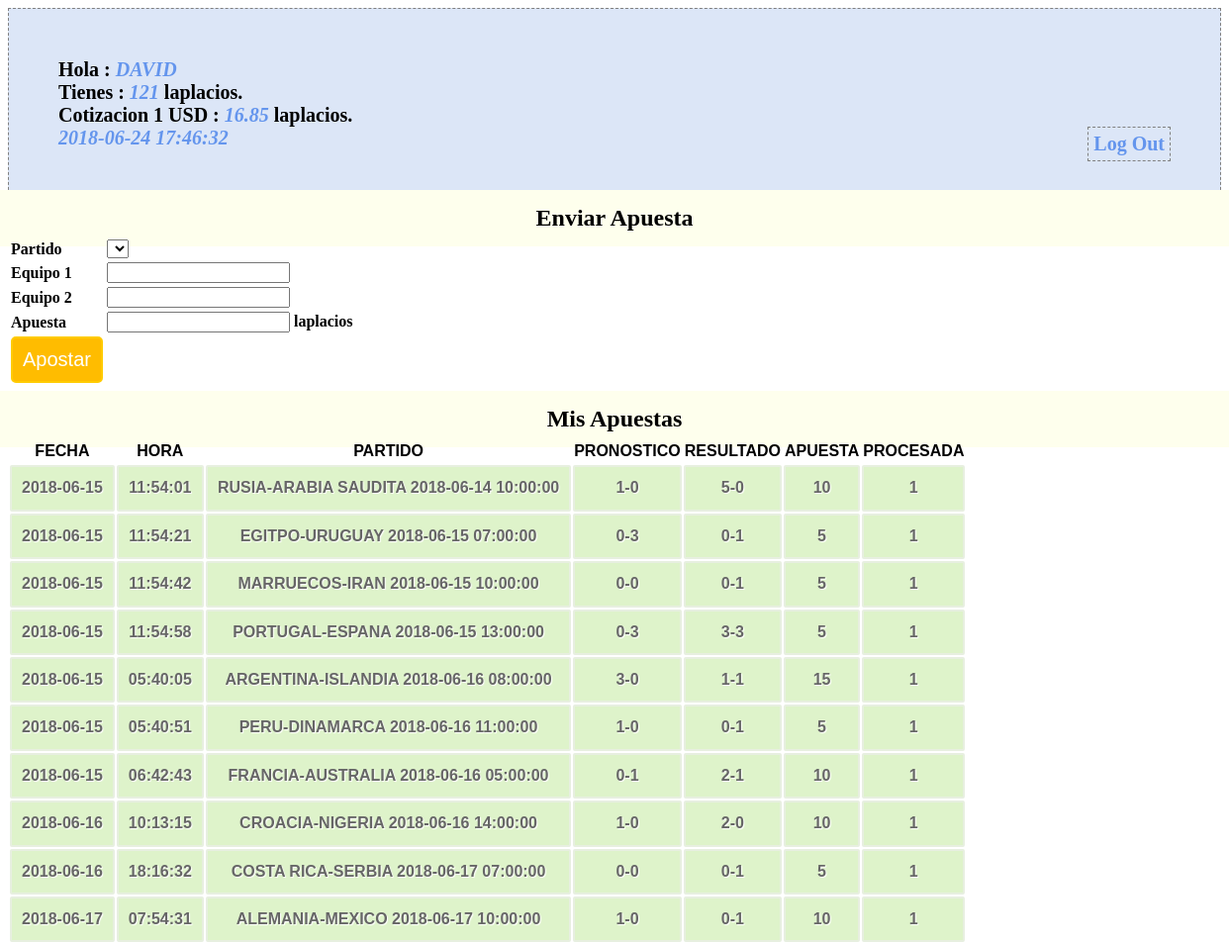
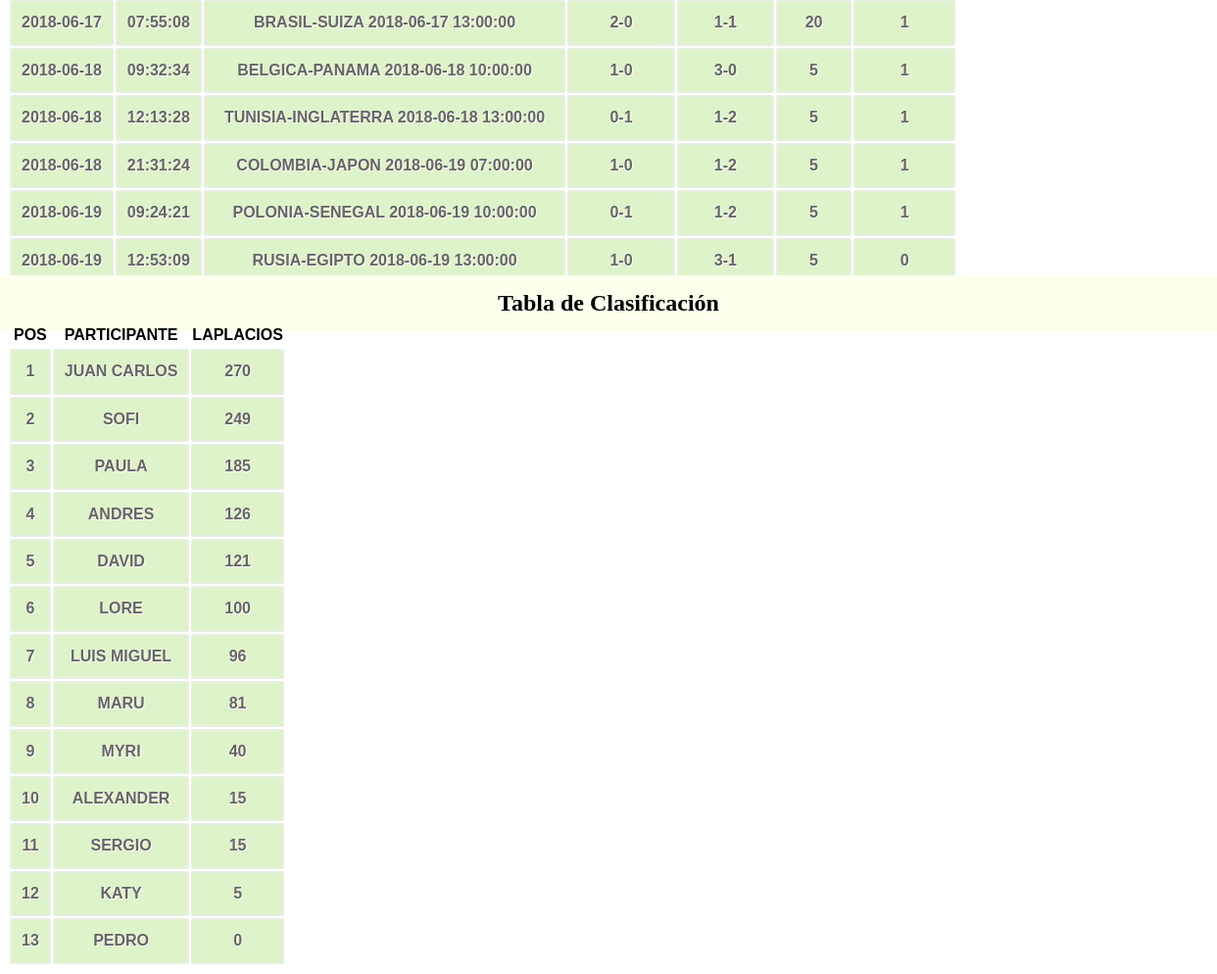
Page /profile.php (signed in) on the committed database (2 pictures, top to bottom).
### tables this page shows
CREATE TABLE `participantes` (
  `id_participante` bigint(20) unsigned NOT NULL AUTO_INCREMENT COMMENT 'id participante',
  `nombre` varchar(60) NOT NULL COMMENT 'nombre participante',
  `saldo` int(11) NOT NULL COMMENT 'valor del saldo',
  `passwd` varchar(10) NOT NULL,
  PRIMARY KEY (`id_participante`),
  UNIQUE KEY `id_participante` (`id_participante`)
);

CREATE TABLE `banco_central_laplacio` (
  `total_laplacios` int(11) NOT NULL,
  `total_dolares` int(11) NOT NULL,
  `reserva` int(11) NOT NULL,
  `impresos` int(11) NOT NULL,
  `cotizacion` float NOT NULL
);

CREATE TABLE `apuestas` (
  `id_apuesta` bigint(20) unsigned NOT NULL AUTO_INCREMENT,
  `id_participante` bigint(20) NOT NULL,
  `id_partido` bigint(20) NOT NULL,
  `apuesta_equipo_1` int(11) NOT NULL,
  `apuesta_equipo_2` int(11) NOT NULL,
  `apuesta_valor` int(11) NOT NULL,
  `apuesta_fecha` date NOT NULL,
  `apuesta_hora` time NOT NULL,
  `procesada` tinyint(1) DEFAULT NULL,
  PRIMARY KEY (`id_apuesta`),
  UNIQUE KEY `id_apuesta` (`id_apuesta`)
);

CREATE TABLE `partidos` (
  `id_partido` bigint(20) unsigned NOT NULL AUTO_INCREMENT,
  `equipo_1` varchar(50) NOT NULL,
  `equipo_2` varchar(50) NOT NULL,
  `fecha` date NOT NULL,
  `hora` time NOT NULL,
  `resultado_equipo_1` int(11) DEFAULT NULL,
  `resultado_equipo_2` int(11) DEFAULT NULL,
  `revisado` tinyint(1) DEFAULT NULL,
  PRIMARY KEY (`id_partido`),
  UNIQUE KEY `id_partido` (`id_partido`)
);

### conn.php (called while the page is built, shortened)
<?php
$connection = mysql_connect("localhost", "laplacios2018", "");
$user_check=$_SESSION['login_user'];
$ses_sql=mysql_query("select id_participante,nombre,saldo from participantes where nombre='$user_check'", $connection);
$row = mysql_fetch_assoc($ses_sql);
$login_session =$row['nombre'];
$login_id = $row['id_participante'];
$login_saldo = $row['saldo'];
?>

### session.php (called while the page is built, shortened)
<?php
require_once('conn.php');
$current_date = date('Y-m-d');
$current_time = date('H:i:s');
$bets_query=mysql_query("select * from apuestas where id_participante='$login_id'");
$leader_query= mysql_query("select nombre,saldo from participantes order by saldo desc");
$total_banco_prev_query = mysql_query("SELECT * FROM banco_central_laplacio WHERE 1");
$total_banco_prev_row = mysql_fetch_array($total_banco_prev_query);
?>

### profile.php (the view, shortened to what this page needs)
<?php
include('session.php');
?>
<!DOCTYPE html>
<html>
<head>
<link href="style.css" rel="stylesheet" type="text/css">
</head>
<body>
<div id="profile">
<b id="welcome">Hola : <i><?php echo $login_session;?></i></b><br/>
<b>Tienes : <i><?php echo $login_saldo;?></i> laplacios.</b><br/>
<b>Cotizacion 1 USD : <i><?php echo $total_banco_prev_row[4];?></i> laplacios.</b><br/>
<b><i><?php echo $current_date.' '.$current_time; ?></i>
<b id="logout"><a href="logout.php">Log Out</a></b>
</div>
<div>
  <h2>Enviar Apuesta</h2>
  <form id="form" name="form" method="post" action="">
  <table>
    <tr>
      <td>Partido</td>
      <td>
        <select name="id_partido">
          <?php
          echo "</select>";
          ?>
      </td>
    </tr>
    <tr>
      <td>Equipo 1</td>
      <td><input id="number" min="0" step="1" type="number" name="apuesta_equipo_1" /></td>
    </tr>
    <tr>
      <td>Equipo 2</td>
      <td><input id="number" min="0" step="1" type="number" name="apuesta_equipo_2" /></td>
    </tr>
    <tr>
      <td>Apuesta</td>
      <td><input id="number" min="0" step="1" type="number" name="apuesta_valor" /> laplacios</td>
    </tr>
    <tr>
      <td><input type="submit" name="submit" id="submit" value="Apostar" /></td>
    </tr>
  </table>
  </form>
</div>
<div class="">
  <h2>Mis Apuestas</h2>
  <table class="table1">
    <thead>
      <tr>
        <th>FECHA</th>
        <th>HORA</th>
        <th>PARTIDO</th>
        <th>PRONOSTICO</th>
        <th>RESULTADO</th>
        <th>APUESTA</th>
        <th>PROCESADA</th>
      </tr>
    </thead>
    <tbody>
    <?php
      while($bet = mysql_fetch_array($bets_query)){
        $g_query = mysql_query("select * from partidos where id_partido='$bet[2]'");
        $g_row = mysql_fetch_array($g_query);
        $match = $g_row[1].'-'.$g_row[2].' '.$g_row[3].' '.$g_row[4];
        $pron = $bet[3].'-'.$bet[4];
        $resultado = $g_row[5].'-'.$g_row[6];
        echo '<tr><td>'.$bet[6].'</td>'.'<td>'.$bet[7].'</td>'.'<td>'.$match.'</td>'.'<td>'.$pron.'</td><td>'.$resultado.'</td><td>'.$bet[5].'</td><td>'.$bet[8].'</td></tr>';
      }
    ?>
    </tbody>
  </table>
</div>
<div class="">
  <h2>Tabla de Clasificación</h2>
  <table class="table1">
    <thead>
      <tr>
        <th>POS</th>
        <th>PARTICIPANTE</th>
        <th>LAPLACIOS</th>
      </tr>
    </thead>
    <tbody>
      <?php
      $indice=1;
      while ($participant = mysql_fetch_array($leader_query)){
        echo '<tr><td>'.$indice.'</td><td>'.$participant[0].'</td><td>'.$participant[1].'</td></tr>';
        $indice = $indice+1;
      }
      ?>
    </tbody>
  </table>
</div>
</body>

### style.css (style rules this page uses)
h2 { background-color:#FEFFED; text-align:center; border-radius:10px 10px 0 0; margin:-10px -40px; padding:15px }
input[type=submit] { width:100%; background-color:#FFBC00; color:#fff; border:2px solid #FFCB00; padding:10px; font-size:20px; cursor:pointer; border-radius:5px; margin-bottom:15px }
#profile { padding:50px; border:1px dashed grey; font-size:20px; background-color:#DCE6F7 }
#logout { float:right; padding:5px; border:dashed 1px gray }
a { text-decoration:none; color:#6495ed }
i { color:#6495ed }
table.table1 { font-family: "Trebuchet MS", sans-serif; font-size: 16px; font-weight: bold; line-height: 1.4em; font-style: normal; border-collapse:separate; }
.table1 tbody td { padding:10px; text-align:center; background-color:#DEF3CA; border: 2px solid #E7EFE0; -moz-border-radius:2px; -webkit-border-radius:2px; border-radius:2px; color:#666; text-shadow:1px 1px 1px #fff; }

### rows in the picture
participantes: nombre "DAVID", saldo "121"
banco_central_laplacio: cotizacion "16.85"
apuestas: apuesta_fecha "2018-06-15", apuesta_hora "11:54:01", id_partido.hora "RUSIA-ARABIA SAUDITA 2018-06-14 10:00:00", pron "1-0", id_partido.resultado_equipo_2 "5-0", apuesta_valor "10", procesada "1"
apuestas: apuesta_fecha "2018-06-15", apuesta_hora "11:54:21", id_partido.hora "EGITPO-URUGUAY 2018-06-15 07:00:00", pron "0-3", id_partido.resultado_equipo_2 "0-1", apuesta_valor "5", procesada "1"
apuestas: apuesta_fecha "2018-06-15", apuesta_hora "11:54:42", id_partido.hora "MARRUECOS-IRAN 2018-06-15 10:00:00", pron "0-0", id_partido.resultado_equipo_2 "0-1", apuesta_valor "5", procesada "1"
apuestas: apuesta_fecha "2018-06-15", apuesta_hora "11:54:58", id_partido.hora "PORTUGAL-ESPANA 2018-06-15 13:00:00", pron "0-3", id_partido.resultado_equipo_2 "3-3", apuesta_valor "5", procesada "1"
apuestas: apuesta_fecha "2018-06-15", apuesta_hora "05:40:05", id_partido.hora "ARGENTINA-ISLANDIA 2018-06-16 08:00:00", pron "3-0", id_partido.resultado_equipo_2 "1-1", apuesta_valor "15", procesada "1"
apuestas: apuesta_fecha "2018-06-15", apuesta_hora "05:40:51", id_partido.hora "PERU-DINAMARCA 2018-06-16 11:00:00", pron "1-0", id_partido.resultado_equipo_2 "0-1", apuesta_valor "5", procesada "1"
apuestas: apuesta_fecha "2018-06-15", apuesta_hora "06:42:43", id_partido.hora "FRANCIA-AUSTRALIA 2018-06-16 05:00:00", pron "0-1", id_partido.resultado_equipo_2 "2-1", apuesta_valor "10", procesada "1"
apuestas: apuesta_fecha "2018-06-16", apuesta_hora "10:13:15", id_partido.hora "CROACIA-NIGERIA 2018-06-16 14:00:00", pron "1-0", id_partido.resultado_equipo_2 "2-0", apuesta_valor "10", procesada "1"
apuestas: apuesta_fecha "2018-06-16", apuesta_hora "18:16:32", id_partido.hora "COSTA RICA-SERBIA 2018-06-17 07:00:00", pron "0-0", id_partido.resultado_equipo_2 "0-1", apuesta_valor "5", procesada "1"
apuestas: apuesta_fecha "2018-06-17", apuesta_hora "07:54:31", id_partido.hora "ALEMANIA-MEXICO 2018-06-17 10:00:00", pron "1-0", id_partido.resultado_equipo_2 "0-1", apuesta_valor "10", procesada "1"
apuestas: apuesta_fecha "2018-06-17", apuesta_hora "07:55:08", id_partido.hora "BRASIL-SUIZA 2018-06-17 13:00:00", pron "2-0", id_partido.resultado_equipo_2 "1-1", apuesta_valor "20", procesada "1"
apuestas: apuesta_fecha "2018-06-18", apuesta_hora "09:32:34", id_partido.hora "BELGICA-PANAMA 2018-06-18 10:00:00", pron "1-0", id_partido.resultado_equipo_2 "3-0", apuesta_valor "5", procesada "1"
apuestas: apuesta_fecha "2018-06-18", apuesta_hora "12:13:28", id_partido.hora "TUNISIA-INGLATERRA 2018-06-18 13:00:00", pron "0-1", id_partido.resultado_equipo_2 "1-2", apuesta_valor "5", procesada "1"
apuestas: apuesta_fecha "2018-06-18", apuesta_hora "21:31:24", id_partido.hora "COLOMBIA-JAPON 2018-06-19 07:00:00", pron "1-0", id_partido.resultado_equipo_2 "1-2", apuesta_valor "5", procesada "1"
apuestas: apuesta_fecha "2018-06-19", apuesta_hora "09:24:21", id_partido.hora "POLONIA-SENEGAL 2018-06-19 10:00:00", pron "0-1", id_partido.resultado_equipo_2 "1-2", apuesta_valor "5", procesada "1"
apuestas: apuesta_fecha "2018-06-19", apuesta_hora "12:53:09", id_partido.hora "RUSIA-EGIPTO 2018-06-19 13:00:00", pron "1-0", id_partido.resultado_equipo_2 "3-1", apuesta_valor "5", procesada "0"
participantes: nombre "JUAN CARLOS", saldo "270"
participantes: nombre "SOFI", saldo "249"
participantes: nombre "PAULA", saldo "185"
participantes: nombre "ANDRES", saldo "126"
participantes: nombre "LORE", saldo "100"
participantes: nombre "LUIS MIGUEL", saldo "96"
participantes: nombre "MARU", saldo "81"
participantes: nombre "MYRI", saldo "40"
participantes: nombre "ALEXANDER", saldo "15"
participantes: nombre "SERGIO", saldo "15"
participantes: nombre "KATY", saldo "5"
participantes: nombre "PEDRO", saldo "0"

### other values in the picture
$current_date "2018-06-24"
$current_time "17:46:32"
